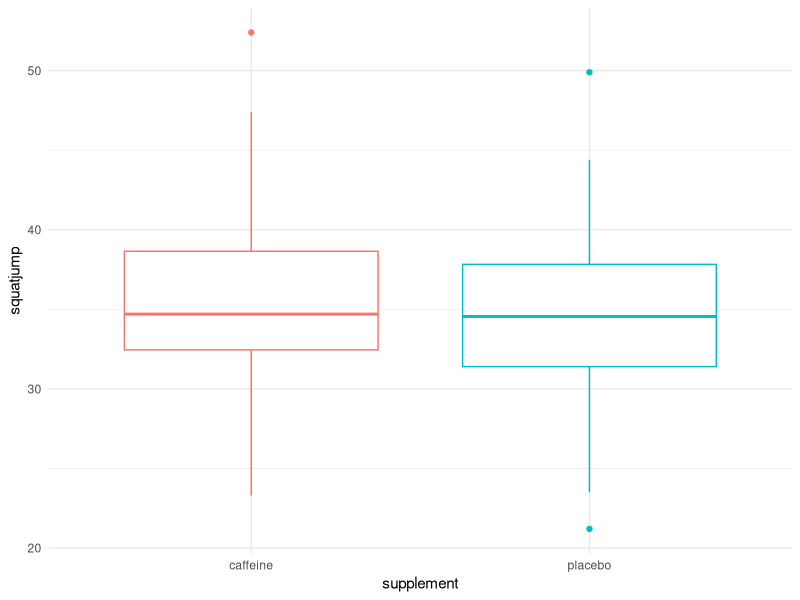
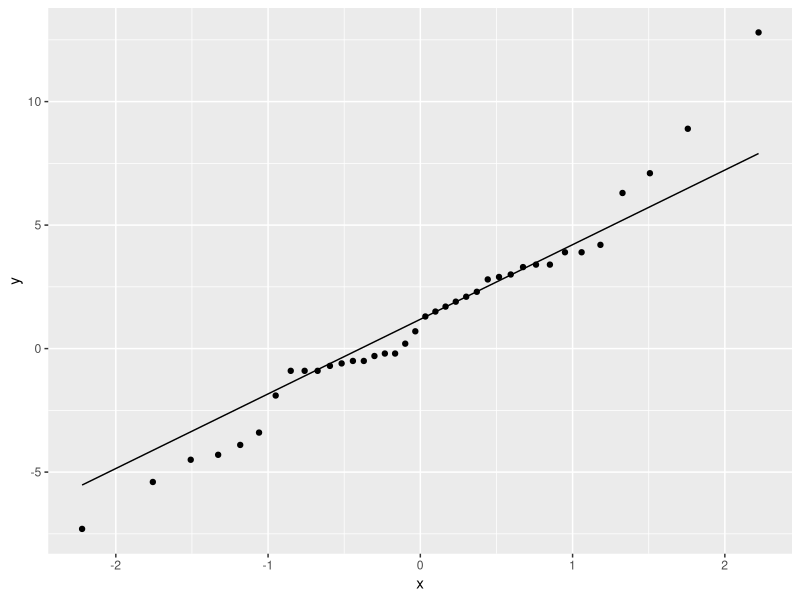
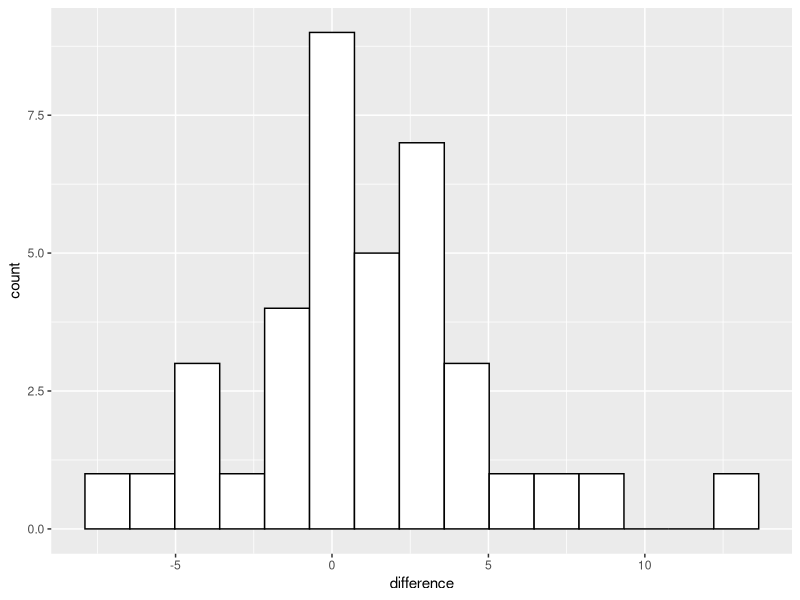

Reproduce these figures in R, in order. (Note: this script raises an error after producing the figures.)
# Load packages ----------------------------------------------------------------
library(tidyverse)
library(stats)
library(rstatix)

# Prepare SJ data --------------------------------------------------------------------
venier2019replicationsj <- read_csv("venier2019replicationsj.csv")
head(venier2019replicationsj)

# Calculate difference score SJ
venier2019replicationsj <- venier2019replicationsj %>%
  mutate(difference = venier2019replicationsj$caffeine - venier2019replicationsj$placebo) 

## Calculate descriptives for squat jump data-------------------------------------
summary_data_sj <- venier2019replicationsj %>%
  summarise(mean_caff_sj = mean(caffeine),
            sd_caff_sj = sd(caffeine),
            mean_pla_sj = mean(placebo),
            sd_pla_sj = sd(placebo),
            count = n(),
            r_sj = cor(venier2019replicationsj$caffeine, venier2019replicationsj$placebo),
            mean_diff_sj = mean_caff_sj - mean_pla_sj,
            sd_diff_sj = sd(difference)
  )

## Convert squat jump data to long dataset --------------------------------------
sjdat.long <- venier2019replicationsj %>%
  gather(key = "supplement", value = "squatjump", caffeine, placebo)
head(sjdat.long, 3)

# Resolving assumptions for squat jump data ------------------------------------
## Checking for outliers on difference score -----------------------------------

venier2019replicationsj %>%
  identify_outliers(difference)

## Checking for outliers on individual groups ----------------------------------
venier2019replicationsj %>%
  identify_outliers(caffeine)

venier2019replicationsj %>%
  identify_outliers(placebo)

ggplot(sjdat.long, aes(supplement, squatjump, color = supplement)) +
  geom_boxplot(show.legend = FALSE) +
  theme_minimal()

## Checking distribution ----------------------------------------------------------

ggplot(venier2019replicationsj, aes(sample = difference)) +
  geom_qq()+
  geom_qq_line()

ggplot(venier2019replicationsj, aes(difference)) +
  geom_histogram(color="black", fill="white",
                 bins = 15)

## Checking normality ----------------------------------------------------------
venier2019replicationsj %>% shapiro_test(caffeine) 
venier2019replicationsj %>% shapiro_test(placebo) 
venier2019replicationsj %>% shapiro_test(difference) 

# t test for squat jump data ---------------------------------------------------
t.test(squatjump ~ supplement, sjdat.long, 
       var.equal = TRUE, alternative = "two.sided", paired = TRUE, conf.level = 0.95)

# Prepare CMJ data --------------------------------------------------------------------

venier2019replicationcmj <- read_csv("venier2019replicationcmj.csv")

# Calculate difference score CMJ
venier2019replicationcmj <- venier2019replicationcmj %>%
  mutate(difference = venier2019replicationcmj$caffeine - venier2019replicationcmj$placebo) 

## Calculate descriptives for cmj data-------------------------------------

summary_data_cmj <- venier2019replicationcmj %>%
  summarise(mean_caff_cmj = mean(caffeine),
            sd_caff_cmj = sd(caffeine),
            mean_pla_cmj = mean(placebo),
            sd_pla_cmj = sd(placebo),
            count = n(),
            r_cmj = cor(venier2019replicationcmj$caffeine, venier2019replicationcmj$placebo),
            mean_diff_cmj = mean_caff_cmj - mean_pla_cmj,
            sd_diff_cmj = sd(difference)
  )



## Convert cmj data to long dataset --------------------------------------
cmjdat.long <- venier2019replicationcmj %>%
  gather(key = "supplement", value = "cmj", caffeine, placebo)
head(cmjdat.long, 3)

# Resolving assumptions for cmj data ------------------------------------
## Checking for outliers on difference score -----------------------------------

venier2019replicationcmj %>%
  identify_outliers(difference)

## Checking for outliers on individual groups ----------------------------------
venier2019replicationcmj %>%
  identify_outliers(caffeine)

venier2019replicationcmj %>%
  identify_outliers(placebo)

ggplot(cmjdat.long, aes(supplement, cmj, color = supplement)) +
  geom_boxplot(show.legend = FALSE) +
  theme_minimal()

## Checking distribution ----------------------------------------------------------

ggplot(venier2019replicationcmj, aes(sample = difference)) +
  geom_qq()+
  geom_qq_line()

ggplot(venier2019replicationcmj, aes(difference)) +
  geom_histogram(color="black", fill="white",
                 bins = 20)

## Checking normality ----------------------------------------------------------

venier2019replicationcmj %>% shapiro_test(caffeine)
venier2019replicationcmj %>% shapiro_test(placebo)
venier2019replicationcmj %>% shapiro_test(difference)

# t test for cmj data ---------------------------------------------------

results <- t.test(cmj ~ supplement, cmjdat.long, 
       var.equal = TRUE, alternative = "two.sided", paired = TRUE, conf.level = 0.95) %>%
  tidy()
results



